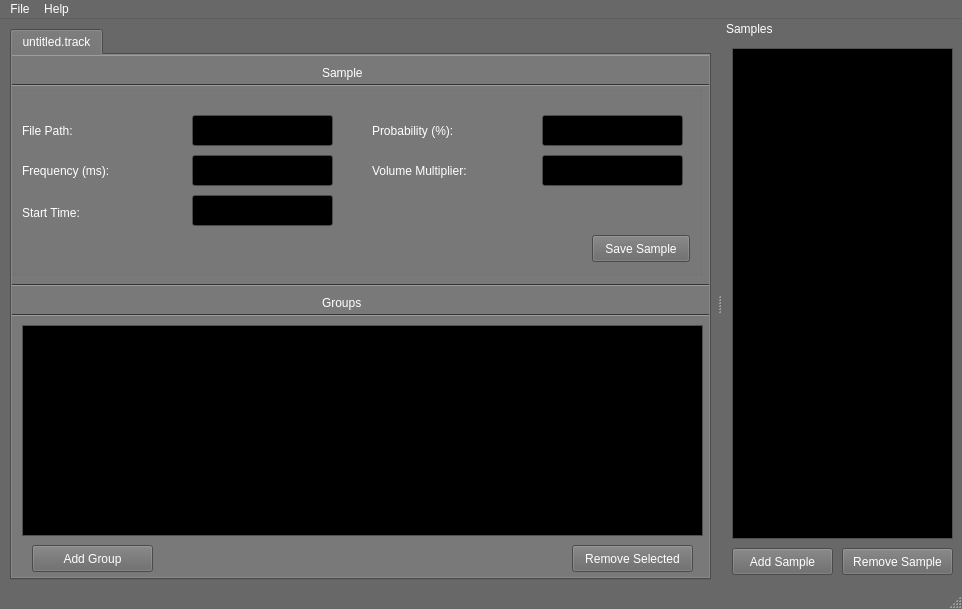
<?xml version="1.0" encoding="UTF-8"?>
<ui version="4.0">
 <class>MainWindow</class>
 <widget class="QMainWindow" name="MainWindow">
  <property name="geometry">
   <rect>
    <x>0</x>
    <y>0</y>
    <width>962</width>
    <height>609</height>
   </rect>
  </property>
  <property name="palette">
   <palette>
    <active>
     <colorrole role="WindowText">
      <brush brushstyle="SolidPattern">
       <color alpha="255">
        <red>255</red>
        <green>255</green>
        <blue>255</blue>
       </color>
      </brush>
     </colorrole>
     <colorrole role="Button">
      <brush brushstyle="SolidPattern">
       <color alpha="255">
        <red>104</red>
        <green>104</green>
        <blue>104</blue>
       </color>
      </brush>
     </colorrole>
     <colorrole role="Light">
      <brush brushstyle="SolidPattern">
       <color alpha="255">
        <red>156</red>
        <green>156</green>
        <blue>156</blue>
       </color>
      </brush>
     </colorrole>
     <colorrole role="Midlight">
      <brush brushstyle="SolidPattern">
       <color alpha="255">
        <red>130</red>
        <green>130</green>
        <blue>130</blue>
       </color>
      </brush>
     </colorrole>
     <colorrole role="Dark">
      <brush brushstyle="SolidPattern">
       <color alpha="255">
        <red>52</red>
        <green>52</green>
        <blue>52</blue>
       </color>
      </brush>
     </colorrole>
     <colorrole role="Mid">
      <brush brushstyle="SolidPattern">
       <color alpha="255">
        <red>69</red>
        <green>69</green>
        <blue>69</blue>
       </color>
      </brush>
     </colorrole>
     <colorrole role="Text">
      <brush brushstyle="SolidPattern">
       <color alpha="255">
        <red>255</red>
        <green>255</green>
        <blue>255</blue>
       </color>
      </brush>
     </colorrole>
     <colorrole role="BrightText">
      <brush brushstyle="SolidPattern">
       <color alpha="255">
        <red>255</red>
        <green>255</green>
        <blue>255</blue>
       </color>
      </brush>
     </colorrole>
     <colorrole role="ButtonText">
      <brush brushstyle="SolidPattern">
       <color alpha="255">
        <red>255</red>
        <green>255</green>
        <blue>255</blue>
       </color>
      </brush>
     </colorrole>
     <colorrole role="Base">
      <brush brushstyle="SolidPattern">
       <color alpha="255">
        <red>0</red>
        <green>0</green>
        <blue>0</blue>
       </color>
      </brush>
     </colorrole>
     <colorrole role="Window">
      <brush brushstyle="SolidPattern">
       <color alpha="255">
        <red>104</red>
        <green>104</green>
        <blue>104</blue>
       </color>
      </brush>
     </colorrole>
     <colorrole role="Shadow">
      <brush brushstyle="SolidPattern">
       <color alpha="255">
        <red>0</red>
        <green>0</green>
        <blue>0</blue>
       </color>
      </brush>
     </colorrole>
     <colorrole role="AlternateBase">
      <brush brushstyle="SolidPattern">
       <color alpha="255">
        <red>52</red>
        <green>52</green>
        <blue>52</blue>
       </color>
      </brush>
     </colorrole>
     <colorrole role="ToolTipBase">
      <brush brushstyle="SolidPattern">
       <color alpha="255">
        <red>255</red>
        <green>255</green>
        <blue>220</blue>
       </color>
      </brush>
     </colorrole>
     <colorrole role="ToolTipText">
      <brush brushstyle="SolidPattern">
       <color alpha="255">
        <red>0</red>
        <green>0</green>
        <blue>0</blue>
       </color>
      </brush>
     </colorrole>
    </active>
    <inactive>
     <colorrole role="WindowText">
      <brush brushstyle="SolidPattern">
       <color alpha="255">
        <red>255</red>
        <green>255</green>
        <blue>255</blue>
       </color>
      </brush>
     </colorrole>
     <colorrole role="Button">
      <brush brushstyle="SolidPattern">
       <color alpha="255">
        <red>104</red>
        <green>104</green>
        <blue>104</blue>
       </color>
      </brush>
     </colorrole>
     <colorrole role="Light">
      <brush brushstyle="SolidPattern">
       <color alpha="255">
        <red>156</red>
        <green>156</green>
        <blue>156</blue>
       </color>
      </brush>
     </colorrole>
     <colorrole role="Midlight">
      <brush brushstyle="SolidPattern">
       <color alpha="255">
        <red>130</red>
        <green>130</green>
        <blue>130</blue>
       </color>
      </brush>
     </colorrole>
     <colorrole role="Dark">
      <brush brushstyle="SolidPattern">
       <color alpha="255">
        <red>52</red>
        <green>52</green>
        <blue>52</blue>
       </color>
      </brush>
     </colorrole>
     <colorrole role="Mid">
      <brush brushstyle="SolidPattern">
       <color alpha="255">
        <red>69</red>
        <green>69</green>
        <blue>69</blue>
       </color>
      </brush>
     </colorrole>
     <colorrole role="Text">
      <brush brushstyle="SolidPattern">
       <color alpha="255">
        <red>255</red>
        <green>255</green>
        <blue>255</blue>
       </color>
      </brush>
     </colorrole>
     <colorrole role="BrightText">
      <brush brushstyle="SolidPattern">
       <color alpha="255">
        <red>255</red>
        <green>255</green>
        <blue>255</blue>
       </color>
      </brush>
     </colorrole>
     <colorrole role="ButtonText">
      <brush brushstyle="SolidPattern">
       <color alpha="255">
        <red>255</red>
        <green>255</green>
        <blue>255</blue>
       </color>
      </brush>
     </colorrole>
     <colorrole role="Base">
      <brush brushstyle="SolidPattern">
       <color alpha="255">
        <red>0</red>
        <green>0</green>
        <blue>0</blue>
       </color>
      </brush>
     </colorrole>
     <colorrole role="Window">
      <brush brushstyle="SolidPattern">
       <color alpha="255">
        <red>104</red>
        <green>104</green>
        <blue>104</blue>
       </color>
      </brush>
     </colorrole>
     <colorrole role="Shadow">
      <brush brushstyle="SolidPattern">
       <color alpha="255">
        <red>0</red>
        <green>0</green>
        <blue>0</blue>
       </color>
      </brush>
     </colorrole>
     <colorrole role="AlternateBase">
      <brush brushstyle="SolidPattern">
       <color alpha="255">
        <red>52</red>
        <green>52</green>
        <blue>52</blue>
       </color>
      </brush>
     </colorrole>
     <colorrole role="ToolTipBase">
      <brush brushstyle="SolidPattern">
       <color alpha="255">
        <red>255</red>
        <green>255</green>
        <blue>220</blue>
       </color>
      </brush>
     </colorrole>
     <colorrole role="ToolTipText">
      <brush brushstyle="SolidPattern">
       <color alpha="255">
        <red>0</red>
        <green>0</green>
        <blue>0</blue>
       </color>
      </brush>
     </colorrole>
    </inactive>
    <disabled>
     <colorrole role="WindowText">
      <brush brushstyle="SolidPattern">
       <color alpha="255">
        <red>52</red>
        <green>52</green>
        <blue>52</blue>
       </color>
      </brush>
     </colorrole>
     <colorrole role="Button">
      <brush brushstyle="SolidPattern">
       <color alpha="255">
        <red>104</red>
        <green>104</green>
        <blue>104</blue>
       </color>
      </brush>
     </colorrole>
     <colorrole role="Light">
      <brush brushstyle="SolidPattern">
       <color alpha="255">
        <red>156</red>
        <green>156</green>
        <blue>156</blue>
       </color>
      </brush>
     </colorrole>
     <colorrole role="Midlight">
      <brush brushstyle="SolidPattern">
       <color alpha="255">
        <red>130</red>
        <green>130</green>
        <blue>130</blue>
       </color>
      </brush>
     </colorrole>
     <colorrole role="Dark">
      <brush brushstyle="SolidPattern">
       <color alpha="255">
        <red>52</red>
        <green>52</green>
        <blue>52</blue>
       </color>
      </brush>
     </colorrole>
     <colorrole role="Mid">
      <brush brushstyle="SolidPattern">
       <color alpha="255">
        <red>69</red>
        <green>69</green>
        <blue>69</blue>
       </color>
      </brush>
     </colorrole>
     <colorrole role="Text">
      <brush brushstyle="SolidPattern">
       <color alpha="255">
        <red>52</red>
        <green>52</green>
        <blue>52</blue>
       </color>
      </brush>
     </colorrole>
     <colorrole role="BrightText">
      <brush brushstyle="SolidPattern">
       <color alpha="255">
        <red>255</red>
        <green>255</green>
        <blue>255</blue>
       </color>
      </brush>
     </colorrole>
     <colorrole role="ButtonText">
      <brush brushstyle="SolidPattern">
       <color alpha="255">
        <red>52</red>
        <green>52</green>
        <blue>52</blue>
       </color>
      </brush>
     </colorrole>
     <colorrole role="Base">
      <brush brushstyle="SolidPattern">
       <color alpha="255">
        <red>104</red>
        <green>104</green>
        <blue>104</blue>
       </color>
      </brush>
     </colorrole>
     <colorrole role="Window">
      <brush brushstyle="SolidPattern">
       <color alpha="255">
        <red>104</red>
        <green>104</green>
        <blue>104</blue>
       </color>
      </brush>
     </colorrole>
     <colorrole role="Shadow">
      <brush brushstyle="SolidPattern">
       <color alpha="255">
        <red>0</red>
        <green>0</green>
        <blue>0</blue>
       </color>
      </brush>
     </colorrole>
     <colorrole role="AlternateBase">
      <brush brushstyle="SolidPattern">
       <color alpha="255">
        <red>104</red>
        <green>104</green>
        <blue>104</blue>
       </color>
      </brush>
     </colorrole>
     <colorrole role="ToolTipBase">
      <brush brushstyle="SolidPattern">
       <color alpha="255">
        <red>255</red>
        <green>255</green>
        <blue>220</blue>
       </color>
      </brush>
     </colorrole>
     <colorrole role="ToolTipText">
      <brush brushstyle="SolidPattern">
       <color alpha="255">
        <red>0</red>
        <green>0</green>
        <blue>0</blue>
       </color>
      </brush>
     </colorrole>
    </disabled>
   </palette>
  </property>
  <property name="windowTitle">
   <string>PGTA Composer</string>
  </property>
  <property name="autoFillBackground">
   <bool>false</bool>
  </property>
  <property name="tabShape">
   <enum>QTabWidget::Rounded</enum>
  </property>
  <widget class="QWidget" name="centralwidget">
   <widget class="QTabWidget" name="tabWidget">
    <property name="geometry">
     <rect>
      <x>10</x>
      <y>10</y>
      <width>701</width>
      <height>551</height>
     </rect>
    </property>
    <property name="currentIndex">
     <number>0</number>
    </property>
    <widget class="QWidget" name="openTracks">
     <attribute name="title">
      <string>untitled.track</string>
     </attribute>
     <widget class="QGroupBox" name="groupBox">
      <property name="geometry">
       <rect>
        <x>0</x>
        <y>30</y>
        <width>691</width>
        <height>191</height>
       </rect>
      </property>
      <property name="sizePolicy">
       <sizepolicy hsizetype="Preferred" vsizetype="Preferred">
        <horstretch>0</horstretch>
        <verstretch>5</verstretch>
       </sizepolicy>
      </property>
      <property name="title">
       <string/>
      </property>
      <widget class="QLabel" name="label">
       <property name="geometry">
        <rect>
         <x>10</x>
         <y>30</y>
         <width>61</width>
         <height>31</height>
        </rect>
       </property>
       <property name="text">
        <string>File Path:</string>
       </property>
      </widget>
      <widget class="QLabel" name="label_2">
       <property name="geometry">
        <rect>
         <x>10</x>
         <y>70</y>
         <width>111</width>
         <height>31</height>
        </rect>
       </property>
       <property name="text">
        <string>Frequency (ms):</string>
       </property>
      </widget>
      <widget class="QLabel" name="label_3">
       <property name="geometry">
        <rect>
         <x>360</x>
         <y>30</y>
         <width>131</width>
         <height>31</height>
        </rect>
       </property>
       <property name="text">
        <string>Probability (%):</string>
       </property>
      </widget>
      <widget class="QLabel" name="label_4">
       <property name="geometry">
        <rect>
         <x>360</x>
         <y>70</y>
         <width>131</width>
         <height>31</height>
        </rect>
       </property>
       <property name="text">
        <string>Volume Multiplier:</string>
       </property>
      </widget>
      <widget class="QLineEdit" name="sample_frequency_edit">
       <property name="geometry">
        <rect>
         <x>180</x>
         <y>70</y>
         <width>141</width>
         <height>31</height>
        </rect>
       </property>
      </widget>
      <widget class="QLineEdit" name="sample_prob_edit">
       <property name="geometry">
        <rect>
         <x>530</x>
         <y>30</y>
         <width>141</width>
         <height>31</height>
        </rect>
       </property>
      </widget>
      <widget class="QLineEdit" name="sample_vol_edit">
       <property name="geometry">
        <rect>
         <x>530</x>
         <y>70</y>
         <width>141</width>
         <height>31</height>
        </rect>
       </property>
      </widget>
      <widget class="QLineEdit" name="sample_path_edit">
       <property name="geometry">
        <rect>
         <x>180</x>
         <y>30</y>
         <width>141</width>
         <height>31</height>
        </rect>
       </property>
      </widget>
      <widget class="QPushButton" name="save_sample_button">
       <property name="geometry">
        <rect>
         <x>580</x>
         <y>150</y>
         <width>98</width>
         <height>27</height>
        </rect>
       </property>
       <property name="text">
        <string>Save Sample</string>
       </property>
      </widget>
      <widget class="QLineEdit" name="sample_start_time">
       <property name="geometry">
        <rect>
         <x>180</x>
         <y>110</y>
         <width>141</width>
         <height>31</height>
        </rect>
       </property>
      </widget>
      <widget class="QLabel" name="label_7">
       <property name="geometry">
        <rect>
         <x>10</x>
         <y>120</y>
         <width>81</width>
         <height>16</height>
        </rect>
       </property>
       <property name="text">
        <string>Start Time:</string>
       </property>
      </widget>
     </widget>
     <widget class="QLabel" name="label_5">
      <property name="geometry">
       <rect>
        <x>310</x>
        <y>10</y>
        <width>57</width>
        <height>15</height>
       </rect>
      </property>
      <property name="text">
       <string>Sample</string>
      </property>
     </widget>
     <widget class="Line" name="line">
      <property name="geometry">
       <rect>
        <x>-3</x>
        <y>20</y>
        <width>701</width>
        <height>20</height>
       </rect>
      </property>
      <property name="orientation">
       <enum>Qt::Horizontal</enum>
      </property>
     </widget>
     <widget class="Line" name="line_2">
      <property name="geometry">
       <rect>
        <x>0</x>
        <y>-10</y>
        <width>701</width>
        <height>20</height>
       </rect>
      </property>
      <property name="orientation">
       <enum>Qt::Horizontal</enum>
      </property>
     </widget>
     <widget class="Line" name="line_3">
      <property name="geometry">
       <rect>
        <x>0</x>
        <y>220</y>
        <width>701</width>
        <height>20</height>
       </rect>
      </property>
      <property name="orientation">
       <enum>Qt::Horizontal</enum>
      </property>
     </widget>
     <widget class="Line" name="line_4">
      <property name="geometry">
       <rect>
        <x>0</x>
        <y>250</y>
        <width>701</width>
        <height>20</height>
       </rect>
      </property>
      <property name="orientation">
       <enum>Qt::Horizontal</enum>
      </property>
     </widget>
     <widget class="QLabel" name="label_6">
      <property name="geometry">
       <rect>
        <x>310</x>
        <y>240</y>
        <width>57</width>
        <height>15</height>
       </rect>
      </property>
      <property name="text">
       <string>Groups</string>
      </property>
     </widget>
     <widget class="QTreeView" name="treeView">
      <property name="geometry">
       <rect>
        <x>10</x>
        <y>270</y>
        <width>681</width>
        <height>211</height>
       </rect>
      </property>
      <property name="dragDropMode">
       <enum>QAbstractItemView::DropOnly</enum>
      </property>
      <property name="defaultDropAction">
       <enum>Qt::IgnoreAction</enum>
      </property>
      <attribute name="headerVisible">
       <bool>false</bool>
      </attribute>
     </widget>
     <widget class="QPushButton" name="remove_group_selection">
      <property name="geometry">
       <rect>
        <x>560</x>
        <y>490</y>
        <width>121</width>
        <height>27</height>
       </rect>
      </property>
      <property name="text">
       <string>Remove Selected</string>
      </property>
     </widget>
     <widget class="QPushButton" name="add_group">
      <property name="geometry">
       <rect>
        <x>20</x>
        <y>490</y>
        <width>121</width>
        <height>27</height>
       </rect>
      </property>
      <property name="text">
       <string>Add Group</string>
      </property>
     </widget>
     <zorder>groupBox</zorder>
     <zorder>toolBox</zorder>
     <zorder>label_5</zorder>
     <zorder>line</zorder>
     <zorder>line_2</zorder>
     <zorder>line_3</zorder>
     <zorder>line_4</zorder>
     <zorder>label_6</zorder>
     <zorder>treeView</zorder>
     <zorder>remove_group_selection</zorder>
     <zorder>add_group</zorder>
    </widget>
   </widget>
  </widget>
  <widget class="QMenuBar" name="menubar">
   <property name="geometry">
    <rect>
     <x>0</x>
     <y>0</y>
     <width>962</width>
     <height>20</height>
    </rect>
   </property>
   <widget class="QMenu" name="menuFile">
    <property name="title">
     <string>File</string>
    </property>
    <addaction name="actionNew"/>
    <addaction name="actionOpen"/>
    <addaction name="actionSave"/>
   </widget>
   <widget class="QMenu" name="menuHelp">
    <property name="title">
     <string>Help</string>
    </property>
    <addaction name="actionAbout_2"/>
   </widget>
   <addaction name="menuFile"/>
   <addaction name="menuHelp"/>
  </widget>
  <widget class="QStatusBar" name="statusbar"/>
  <widget class="QDockWidget" name="dockWidget">
   <property name="sizePolicy">
    <sizepolicy hsizetype="Fixed" vsizetype="Fixed">
     <horstretch>0</horstretch>
     <verstretch>0</verstretch>
    </sizepolicy>
   </property>
   <property name="minimumSize">
    <size>
     <width>240</width>
     <height>58</height>
    </size>
   </property>
   <property name="autoFillBackground">
    <bool>true</bool>
   </property>
   <property name="features">
    <set>QDockWidget::DockWidgetMovable</set>
   </property>
   <property name="allowedAreas">
    <set>Qt::BottomDockWidgetArea|Qt::LeftDockWidgetArea|Qt::RightDockWidgetArea</set>
   </property>
   <property name="windowTitle">
    <string>Samples</string>
   </property>
   <attribute name="dockWidgetArea">
    <number>2</number>
   </attribute>
   <widget class="QWidget" name="dockWidgetContents">
    <widget class="QPushButton" name="add_sample_button">
     <property name="geometry">
      <rect>
       <x>10</x>
       <y>510</y>
       <width>101</width>
       <height>27</height>
      </rect>
     </property>
     <property name="text">
      <string>Add Sample</string>
     </property>
    </widget>
    <widget class="QPushButton" name="remove_sample_button">
     <property name="geometry">
      <rect>
       <x>120</x>
       <y>510</y>
       <width>111</width>
       <height>27</height>
      </rect>
     </property>
     <property name="text">
      <string>Remove Sample</string>
     </property>
    </widget>
    <widget class="QListView" name="listView">
     <property name="enabled">
      <bool>true</bool>
     </property>
     <property name="geometry">
      <rect>
       <x>10</x>
       <y>10</y>
       <width>221</width>
       <height>491</height>
      </rect>
     </property>
     <property name="sizePolicy">
      <sizepolicy hsizetype="Expanding" vsizetype="Expanding">
       <horstretch>0</horstretch>
       <verstretch>0</verstretch>
      </sizepolicy>
     </property>
     <property name="dragEnabled">
      <bool>true</bool>
     </property>
     <property name="dragDropMode">
      <enum>QAbstractItemView::DragOnly</enum>
     </property>
     <property name="alternatingRowColors">
      <bool>true</bool>
     </property>
     <property name="selectionMode">
      <enum>QAbstractItemView::SingleSelection</enum>
     </property>
     <property name="selectionBehavior">
      <enum>QAbstractItemView::SelectItems</enum>
     </property>
     <property name="resizeMode">
      <enum>QListView::Adjust</enum>
     </property>
    </widget>
   </widget>
  </widget>
  <action name="actionOpen">
   <property name="text">
    <string>Open Track</string>
   </property>
   <property name="shortcut">
    <string>Ctrl+O</string>
   </property>
  </action>
  <action name="actionAbout">
   <property name="text">
    <string>About</string>
   </property>
  </action>
  <action name="actionNew">
   <property name="text">
    <string>New Track</string>
   </property>
   <property name="shortcut">
    <string>Ctrl+N</string>
   </property>
  </action>
  <action name="actionAbout_2">
   <property name="text">
    <string>About PGTA Composer</string>
   </property>
  </action>
  <action name="actionSave">
   <property name="text">
    <string>Save Track</string>
   </property>
   <property name="shortcut">
    <string>Ctrl+S</string>
   </property>
  </action>
 </widget>
 <resources/>
 <connections/>
</ui>
